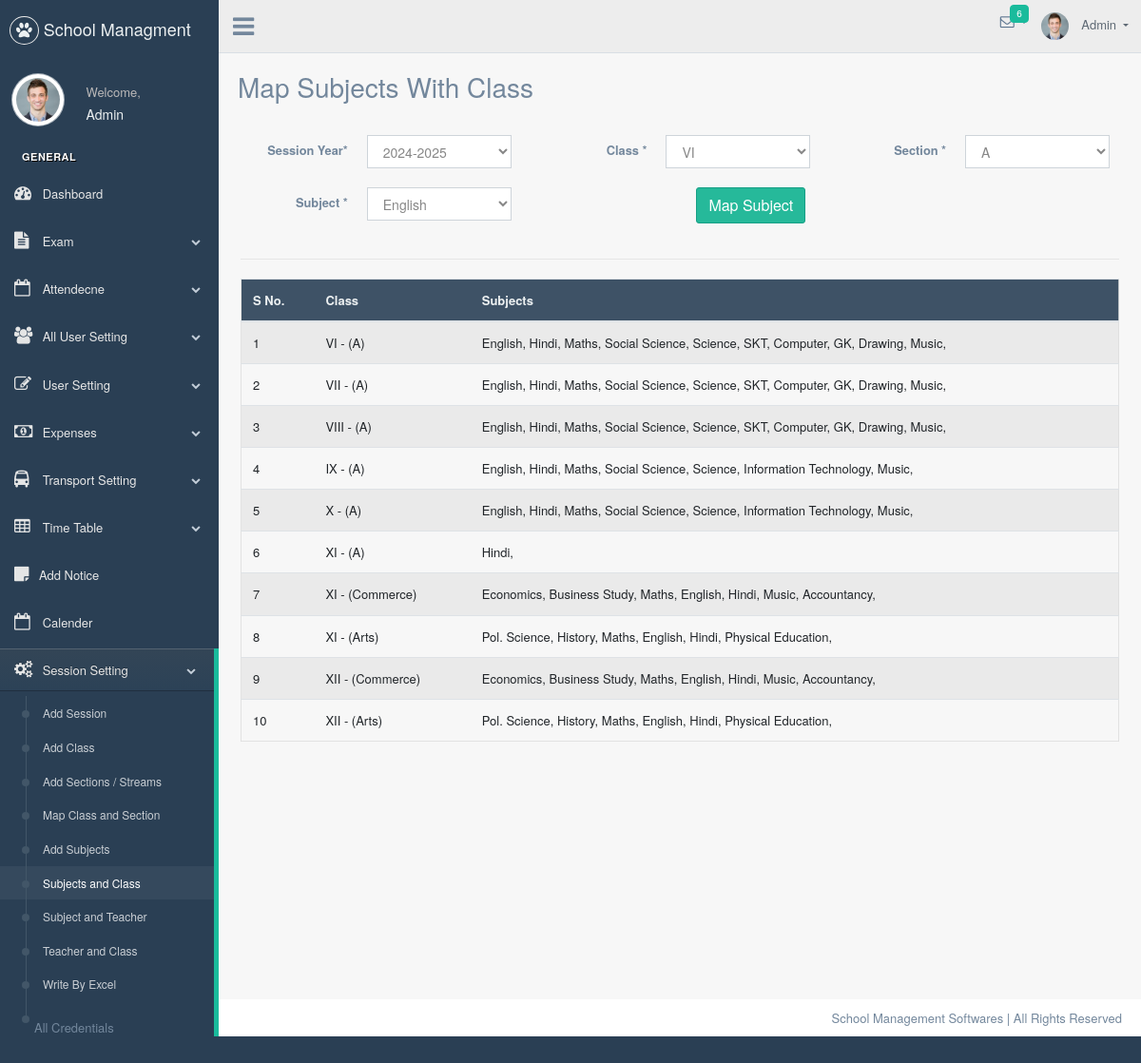
Page /admin/map_subject (signed in) on the committed database.
### app.py (models this page shows, shortened)
class User(db.Model, UserMixin):
    id = db.Column(db.Integer, primary_key=True, unique=True)
    name = db.Column(db.Text)
    login_id = db.Column(db.Text, unique=True, index=True)
    password = db.Column(db.Text)
    user_type = db.Column(db.Text) # Admin, Teacher, Student, clerk (Teacher Attendent)
    user_status = db.Column(db.Boolean, default=False)
    last_login = db.Column(db.DateTime, nullable=True)
    login_status = db.Column(db.Boolean, default=False)
    comments = db.relationship("Comment", backref="user")
    notice_list = db.relationship("Notice", backref="user")
    teacher_id = db.Column(db.Integer, unique=True, index=True)
    exams = db.relationship("Exam", backref="user")

class RunningClass(db.Model):
    __tablename__ = "running_class"
    id = db.Column(db.Integer, primary_key=True)
    session_id = db.Column(db.ForeignKey("session_year.id"), name='session_id')
    class_id = db.Column(db.ForeignKey("standared.id"))
    section_id = db.Column(db.ForeignKey("section.id"))
    running_class_unique_id = db.Column(db.Text, unique=True, index=True)
    students = db.relationship("StudentDetail", secondary=running_class_sutdents, backref="classes")
    session = db.relationship("SessionYear", backref="main_classes")
    standared = db.relationship("Standared", backref="classes")
    section = db.relationship("Section", backref="main_classes")
    subjects = db.relationship("Subject", secondary=running_class_subjects, backref="classes")
    attendence = db.relationship("StudentAttendence", backref="running_class")
    teachers = db.relationship("Staff", secondary=running_class_teachers, backref="running_classes")
    time_table = db.relationship("TimeTable", backref="running_class")
    exams = db.relationship("Exam", backref="running_classes")
    def class_name(self):
        if self.class_id == None and self.section_id != None:
            str_class_name = f"{self.section.section_name}"
        elif self.class_id != None and self.section == None:
            str_class_name = f"{self.standared.class_name}"
        elif self.class_id == None and self.section == None:
            str_class_name = 'UNDEFINED'
        else:
            str_class_name = f"{self.standared.class_name} - ({self.section.section_name})"
        return str_class_name

class Standared(db.Model):
    __tablename__ = "standared"
    id = db.Column(db.Integer, primary_key=True, unique=True)
    class_name = db.Column(db.Text, unique=True, index=True)
    sessions = db.relationship("SessionYear", secondary=session_classes, backref="classes")
    sections = db.relationship("Section", secondary=standared_section, backref="classes")

class Section(db.Model):
    __tablename__ = "section"
    id = db.Column(db.Integer, primary_key=True, unique=True)
    section_name = db.Column(db.Text, unique=True, index=True)

class Subject(db.Model):
    __tablename__ = "subject"
    id = db.Column(db.Integer, primary_key=True, unique=True)
    subject_name = db.Column(db.Text, unique=True, index=True)
    time_table = db.relationship('TimeTable', backref="subject")

### app.py (the view, shortened to what this page needs)
@app.route(AdminUrl('/map_subject'), methods=['GET', 'POST'])
@login_required
def map_subject():
    if admin_access():
        session_year = request.args.get('session_year')
        running_session = SessionYear.query.filter_by(session_year = session_year).first()
        if session_year == None:
            running_year = str(datetime.now().year)
            running_session = SessionYear.query.filter_by(session_year = running_year).first()
            if running_session == None:
                session_counts = SessionYear.query.count()
                running_session = db.get_or_404(SessionYear, session_counts)
        clases = Standared.query.all()
        sections = Section.query.all()
        sessions = SessionYear.query.all()
        subjects = Subject.query.all()
        return render_template('map_subject.html', running_session=running_session, sessions=sessions, session_year=session_year, clases=clases, sections=sections, subjects=subjects)
    return "user not allowed"

### app.py (called while the page is built)
@login_manager.user_loader
def load_user(user_id):
    user = db.get_or_404(User, user_id)
    return user

def admin_access():
    if current_user.user_type == 'admin':
        return True
    else:
        return False

### templates/map_subject.html (shortened to what this page needs)
{% extends "base.html" %}
{% block body %}
<div class="page-title">
    <div class="title_left">
        <h3>Map Subjects With Class</h3>
    </div>
</div>
<div class="clearfix"></div>
<div class="row">
    <div class="col-md-12">
        <div class="x_content">
            <br />
            <form id="demo-form2" data-parsley-validate action="{{ url_for('map_subject')}}" method="post"
                class="form-horizontal form-label-left input_mask">
                <div class="row">
                    <div class="col-md-4 col-sm-4 form-group has-feedback">
                        <div class="item form-group">
                            <label class="col-form-label col-md-5 col-sm-5 label-align" for="session_year"> Session
                                Year<span class="required">*</span>
                            </label>
                            <div class="col-md-7 col-sm-7">
                                <select class="form-control" required id="session_year" name="session_year">
                                    {% for session in sessions %}
                                        <option value="{{session.session_year}}">{{session.session_name}}</option>
                                    {% endfor %}
                                </select>
                            </div>
                        </div>
                    </div>
                    <div class="col-md-4 col-sm-4 form-group has-feedback">
                        <div class="item form-group">
                            <label class="col-form-label col-md-5 col-sm-5 label-align" for="class_id"> Class
                                <span class="required">*</span>
                            </label>
                            <div class="col-md-7 col-sm-7">
                                <select class="form-control" required id="class_id" name="class_id">
                                    {% for clas in clases %}
                                        <option value="{{clas.id}}">{{clas.class_name}}</option>
                                    {% endfor %}
                                </select>
                            </div>
                        </div>
                    </div>
                    <div class="col-md-4 col-sm-4 form-group has-feedback">
                        <div class="item form-group">
                            <label class="col-form-label col-md-5 col-sm-5 label-align" for="section"> Section
                                <span class="required">*</span>
                            </label>
                            <div class="col-md-7 col-sm-7">
                                <select class="form-control" required id="section" name="section">
                                    {% for section in sections %}
                                        <option value="{{section.id}}">{{section.section_name}}</option>
                                    {% endfor %}
                                </select>
                            </div>
                        </div>
                    </div>
                    <div class="col-md-4 col-sm-4 form-group has-feedback">
                        <div class="item form-group">
                            <label class="col-form-label col-md-5 col-sm-5 label-align" for="subject"> Subject
                                <span class="required">*</span>
                            </label>
                            <div class="col-md-7 col-sm-7">
                                <select class="form-control" required id="subject" name="subject">
                                    {% for subject in subjects %}
                                        <option value="{{subject.id}}">{{subject.subject_name}}</option>
                                    {% endfor %}
                                </select>
                            </div>
                        </div>
                    </div>
                    <div class="col-md-4 col-sm-4">
                        <div class="item form-group">
                            <div class="col-md-12 col-sm-12 text-right pull-right">
                                <button type="submit" class="btn btn-success">Map Subject</button>
                            </div>
                        </div>
                    </div>
                </div>
                <div class="ln_solid"></div>
            </form>
            <div class="table-responsive">
                <table class="table table-striped jambo_table bulk_action">
                    <thead>
                        <tr class="headings">
                            <th class="column-title">S No. </th>
                            <th class="column-title">Class</th>
                            <th class="column-title">Subjects</th>
                        </tr>
                    </thead>
                    <tbody>
                        {% if running_session %}
                        {% for class in running_session.main_classes %}
                        <tr class="pointer">
                            <td class="s_no">
                            </td>
                            <td>
                                {{ class.class_name()}}
                            </td>
                            <td>
                                {% for subject in class.subjects %}
                                    {{ subject.subject_name }},
                                {% endfor %}
                            </td>
                        </tr>
                        {% endfor %}
                        {% endif %}
                    </tbody>
                </table>
            </div>
        </div>
    </div>
</div>
{% endblock %}

### templates/base.html (shortened to what this page needs)
<!DOCTYPE html>
<html lang="en">
<head>
	<link href="/static/vendors/bootstrap/dist/css/bootstrap.min.css" rel="stylesheet">
	<link href="/static/vendors/font-awesome/css/font-awesome.min.css" rel="stylesheet">
	<link href="/static/css/custom.css" rel="stylesheet">
</head>
<body class="nav-md">
	<div class="container body" id="add_student">
		<div class="main_container">
			<div class="col-md-3 left_col">
				<div class="left_col scroll-view">
					<div class="navbar nav_title" style="border: 0;">
						<a href="{{ url_for ('dashboard') }}" class="site_title"><i class="fa fa-paw"></i> <span>School
								Managment</span></a>
					</div>
					<div class="profile clearfix">
						<div class="profile_pic">
							<img src="/static/images/img.jpg" alt="..." class="img-circle profile_img">
						</div>
						<div class="profile_info">
							<span>Welcome,</span>
							<h2>{{current_user.name}}</h2>
						</div>
					</div>
					<br />
					<div id="sidebar-menu" class="main_menu_side hidden-print main_menu">
						<div class="menu_section">
							<h3>General</h3>
							<ul class="nav side-menu">
								<li><a href="{{ url_for('dashboard') }}"><i class="fa fa-tachometer"
											aria-hidden="true"></i> Dashboard </a></li>
								<li><a>
									<i class="fa fa-file-text" aria-hidden="true"></i> Exam
									<span class="fa fa-chevron-down"></span>
								</a></li>
								<li><a><i class="fa fa-calendar-o"></i>
										Attendecne <span class="fa fa-chevron-down"></span></a>
								</li>
								<li><a><i class="fa fa-users" aria-hidden="true"></i> All User Setting <span
									class="fa fa-chevron-down"></span></a>
								</li>
								{% if current_user.user_type == 'admin' %}
								<li><a><i class="fa fa-edit"></i> User Setting <span
											class="fa fa-chevron-down"></span></a>
								</li>
								{% endif %}
								<li><a><i class="fa fa-money" aria-hidden="true"></i> Expenses <span
											class="fa fa-chevron-down"></span></a>
								</li>
								<li><a><i class="fa fa-bus" aria-hidden="true"></i> Transport Setting <span
											class="fa fa-chevron-down"></span></a>
								</li>
								<li><a><i class="fa fa-table" aria-hidden="true"></i> Time Table <span
											class="fa fa-chevron-down"></span></a>
								</li>
								<li><a href="{{ url_for('notice_board') }}"><i class="fa fa-sticky-note"
											aria-hidden="true"></i>Add Notice</a>
								<li><a href="#"><i class="fa fa-calendar-o"></i> Calender </a></li>
								{% if current_user.user_type == 'admin' %}
								<li><a><i class="fa fa-cogs" aria-hidden="true"></i> Session Setting <span
											class="fa fa-chevron-down"></span></a>
									<ul class="nav child_menu">
										<li><a href="{{ url_for('all_session') }}">Add Session</a></li>
										<li><a href="{{ url_for('all_clases') }}"> Add Class </a></li>
										<li><a href="{{ url_for('all_section') }}">Add Sections / Streams</a></li>
										<li><a href="{{ url_for('map_clases')}}">Map Class and Section</a></li>
										<li><a href="{{ url_for('all_subjects') }}">Add Subjects</a></li>
										<li><a href="{{ url_for('map_subject') }}">Subjects and Class</a></li>
										<li><a href="{{ url_for('map_subject_teacher' )}}">Subject and Teacher</a></li>
										<li><a href="{{ url_for('map_teacher_class')}}">Teacher and Class</a></li>
										<li><a href="{{ url_for('write_staff_using_excel') }}">Write By Excel</a></li>
										<li><a href="{{ url_for('all_credentials')}}"></a>All Credentials</li>
									</ul>
								</li>
								{% endif %}
							</ul>
						</div>
					</div>
				</div>
			</div>
			<div class="top_nav">
				<div class="nav_menu">
					<div class="nav toggle">
						<a id="menu_toggle"><i class="fa fa-bars"></i></a>
					</div>
					<nav class="nav navbar-nav">
						<ul class=" navbar-right">
							<li class="nav-item dropdown open" style="padding-left: 15px;">
								<a href="javascript:;" class="user-profile dropdown-toggle" aria-haspopup="true"
									id="navbarDropdown" data-toggle="dropdown" aria-expanded="false">
									<img src="/static/images/img.jpg" alt=""> {{current_user.name}}
								</a>
							</li>
							<li role="presentation" class="nav-item dropdown open">
								<a href="javascript:;" class="dropdown-toggle info-number" id="navbarDropdown1"
									data-toggle="dropdown" aria-expanded="false">
									<i class="fa fa-envelope-o"></i>
									<span class="badge bg-green">6</span>
								</a>
							</li>
						</ul>
					</nav>
				</div>
			</div>
			<div class="right_col" role="main">
				<div class="" id="main_content">
					{% block body %}
					{% endblock %}
				</div>
			</div>
			<footer>
				<div class="pull-right">
					School Management Softwares | All Rights Reserved
				</div>
				<div class="clearfix"></div>
			</footer>
		</div>
	</div>
</body>
</html>

### rows in the picture
User: name "Admin"
RunningClass: class_name "VI - (A)"
Subject: subject_name "English"
Subject: subject_name "Hindi"
Subject: subject_name "Maths"
Subject: subject_name "Social Science"
Subject: subject_name "Science"
Subject: subject_name "SKT"
Subject: subject_name "Computer"
Subject: subject_name "GK"
Subject: subject_name "Drawing"
Subject: subject_name "Music"
RunningClass: class_name "VII - (A)"
RunningClass: class_name "VIII - (A)"
RunningClass: class_name "IX - (A)"
Subject: subject_name "Information Technology"
RunningClass: class_name "X - (A)"
RunningClass: class_name "XI - (A)"
RunningClass: class_name "XI - (Commerce)"
Subject: subject_name "Economics"
Subject: subject_name "Business Study"
Subject: subject_name "Accountancy"
RunningClass: class_name "XI - (Arts)"
Subject: subject_name "Pol. Science"
Subject: subject_name "History"
Subject: subject_name "Physical Education"
RunningClass: class_name "XII - (Commerce)"
RunningClass: class_name "XII - (Arts)"

### other values in the picture
form field session_year "2024-2025"
form field class_id "VI"
form field section "A"
form field subject "English"
